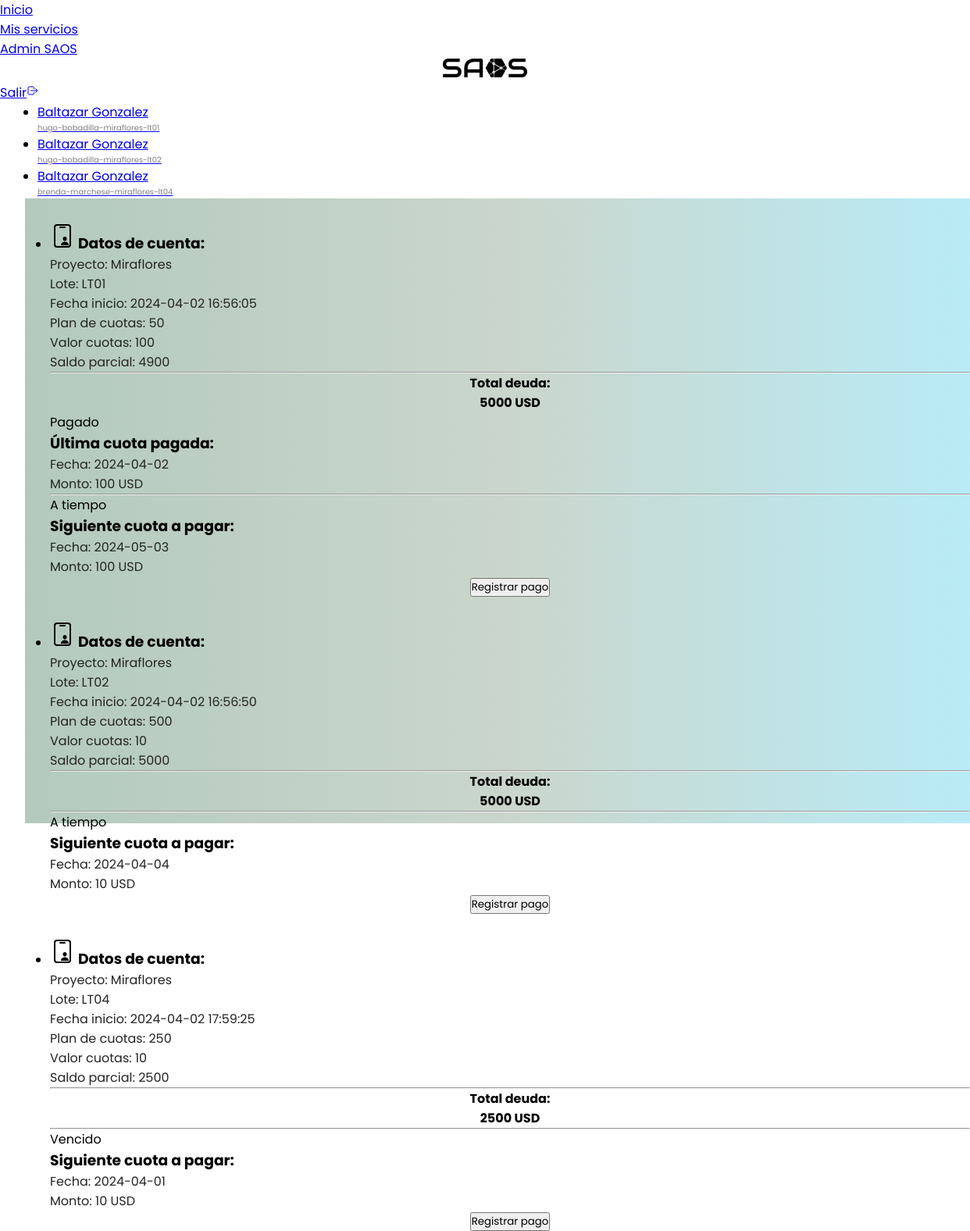
Screenshot of /admin_pagos (signed in) with the database file from the repository.
### website/models.py (models this page shows)
class User(db.Model, UserMixin):
    id = db.Column(db.Integer, primary_key=True)
    email = db.Column(db.String(250), unique=True)
    password = db.Column(db.String(250))
    nombre = db.Column(db.String(250))
    apellido = db.Column(db.String(250))
    tipo = db.Column(db.String(250))
    fecha = db.Column(db.DateTime(timezone=True), default=func.now())
    cuotas = db.relationship('Cuotas', back_populates='user', lazy=True, cascade="all, delete-orphan")
    permits = db.relationship('Permit', back_populates='user', lazy=True, cascade="all, delete-orphan")

class Cuotas(db.Model):
    id = db.Column(db.Integer, primary_key=True)
    fecha = db.Column(db.DateTime(timezone=True), default=func.now())
    cliente = db.Column(db.String(250))
    clienteid = db.Column(db.String(250))
    proyecto = db.Column(db.String(250))
    lote = db.Column(db.String(250))
    numcuotas = db.Column(db.Integer)
    estadocuota = db.Column(db.String(250))
    idcuota = db.Column(db.Integer)
    fechacuota = db.Column(Date)
    fechapago = db.Column(Date)
    cuotadolar = db.Column(db.Integer)
    cuotapagadadolar = db.Column(db.Integer)
    cuotapesos = db.Column(db.Integer)
    cuotapagadapesos = db.Column(db.Integer)
    user_id = db.Column(db.Integer, db.ForeignKey('user.id'), nullable=False)
    user = db.relationship('User', back_populates='cuotas')
    __table_args__ = (
        CheckConstraint(estadocuota.in_(['Pagado', 'Pendiente', 'Vencido']), name='estadocuota_valido'),
    )

### website/views.py (the view)
@views.route('/admin_pagos', methods=['GET'])
@login_required
@tipo_usuario_aceptado('admin')
def admin_pagos():
    cuotas = Cuotas.query.all()
    usuarios = User.query.filter_by(tipo='user')
    for user in usuarios:
        clientes = db.session.query(Cuotas.clienteid).filter_by(user_id=user.id).distinct().all()
        resultados = []
        for cliente in clientes:
            cliente = cliente[0]  # El resultado es una tupla, así que tomamos el primer elemento
            ultima_cuota_pagada = Cuotas.query.filter_by(clienteid=cliente, estadocuota='Pagado') \
                                            .order_by(Cuotas.fechacuota.desc()).first()
            siguiente_cuota_pagar = Cuotas.query.filter_by(clienteid=cliente, estadocuota='Pendiente') \
                                                .order_by(Cuotas.fechacuota).first()
            total_cuotas_cliente = Cuotas.query.filter_by(clienteid=cliente).count()
            saldo_pendiente_cliente = db.session.query(func.sum(Cuotas.cuotadolar)) \
                                        .filter_by(clienteid=cliente, estadocuota='Pendiente').scalar()
            totalDeuda = total_cuotas_cliente * siguiente_cuota_pagar.cuotadolar #type:ignore
            labelColor=""
            estado = ""
            if siguiente_cuota_pagar.fechacuota < datetime.now().date(): #type:ignore
                labelColor = 'danger'
                estado = 'Vencido'
            elif siguiente_cuota_pagar.fechacuota == datetime.now().date():  #type:ignore
                labelColor = 'warning'
                estado = 'Pronto'
            else:
                labelColor='success'
                estado = 'A tiempo'
            resultados.append({
                'user': user.nombre + ' ' + user.apellido,
                'cliente': cliente,
                'ultima_cuota_pagada': ultima_cuota_pagada,
                'siguiente_cuota_pagar': siguiente_cuota_pagar,
                'saldo_pendiente_cliente': saldo_pendiente_cliente,
                'labelColor' : labelColor,
                'estado':estado,
                'totalDeuda':totalDeuda,
            })
    print(resultados)
    return render_template('admin_pagos.html', user=current_user, cuotas=cuotas, usuarios=usuarios,
                           ultima=resultados)

### website/utils.py (called while the page is built)
def tipo_usuario_aceptado(tipo):
    def decorator(func):
        @wraps(func)
        def wrapper(*args, **kwargs):
            if not current_user.is_authenticated:
                abort(401)  # Usuario no autenticado
            if current_user.tipo not in tipo:
                abort(403)  # Usuario no tiene permiso
            return func(*args, **kwargs)
        return wrapper
    return decorator

### website/templates/admin_pagos.html
{% extends "base.html" %} {% block title %}Cuotas SAOS{% endblock %}
{% block main_content %}
<div style="width:100vw; padding-left:2rem; height:100vh;">
    <div uk-grid class="uk-child-width-expand">
        <div class="uk-width-1-6">
            <ul class="uk-tab-left" uk-tab="connect: #component-tab-left; animation: uk-animation-fade"
                style="padding-left: 1rem;" uk-tab>
                {%for us in usuarios %}
                {%for ult in ultima %}
                {%if ult.user == us.nombre + ' ' + us.apellido %}
                <li class="uk-active uk-width-auto">
                    <a href="#">
                        <div>
                            {{ us.nombre + ' ' + us.apellido }}
                            <p style="color:gray; font-size:10px;">
                                {{ ult.cliente }}</p>
                        </div>
                    </a>
                </li>
                {%endif%}
                {%endfor%}
                {%endfor%}
            </ul>
        </div>
        <div class="uk-width-5-6 admin__pagos" style="padding-left:2rem; padding-right:2rem; height:100vh;">
            <ul id="component-tab-left" class="uk-switcher">
                {%for us in usuarios %}
                {%for ult in ultima %}
                {%if ult.user == us.nombre + ' ' + us.apellido %}
                <li style="padding-top: 2rem;">
                    <div class="uk-child-width-1-2@m" uk-grid="masonry: pack">
                        <div>
                            <div class="uk-card uk-card-default uk-card-body">
                                <h3 class="uk-card-title"><b><ion-icon name="id-card-outline" size="large"></ion-icon>
                                        Datos
                                        de cuenta:</b></h3>
                                <div uk-grid class="uk-child-width-1-3">
                                    <div>
                                        <p>Proyecto: {{ ult.siguiente_cuota_pagar.proyecto }}</p>
                                        <p>Lote: {{ ult.siguiente_cuota_pagar.lote }}</p>
                                    </div>
                                    <div>
                                        <p>Fecha inicio: {{ ult.siguiente_cuota_pagar.fecha }}</p>
                                        <p>Plan de cuotas: {{ ult.siguiente_cuota_pagar.numcuotas }}</p>
                                    </div>
                                    <div>
                                        <p>Valor cuotas: {{ ult.siguiente_cuota_pagar.cuotadolar }}</p>
                                        <p>Saldo parcial: {{ ult.saldo_pendiente_cliente }}</p>
                                    </div>
                                </div>
                                <hr>
                                <div
                                    style="display: flex; justify-content: center; text-align:center; align-items: center; padding-bottom: 0rem;">
                                    <h4><b>Total deuda:</b><br> {{ ult.totalDeuda }} USD</h4>
                                </div>
                            </div>
                        </div>
                        <div>
                            {% if ult.ultima_cuota_pagada %}
                            <div>
                                <div class="uk-card uk-card-default uk-card-body">
                                    <div class="uk-card-badge uk-label-sucess">{{ ult.ultima_cuota_pagada.estadocuota }}
                                    </div>
                                    <h3 class="uk-card-title"><b>Última cuota pagada:</b></h3>
                                    <p>Fecha: {{ ult.ultima_cuota_pagada.fechacuota }}</p>
                                    <p>Monto: {{ ult.ultima_cuota_pagada.cuotadolar }} USD</p>
                                </div>
                            </div>
                            {% endif %}
                            <hr>
                            {% if ult.siguiente_cuota_pagar %}
                            <div>
                                <div class="uk-card uk-card-default uk-card-body">
                                    <div class="uk-card-badge uk-label-{{ult.labelColor}}">{{ult.estado}}
                                    </div>
                                    <h3 class="uk-card-title"><b>Siguiente cuota a pagar:</b></h3>
                                    <p>Fecha: {{ ult.siguiente_cuota_pagar.fechacuota }}</p>
                                    <p>Monto: {{ ult.siguiente_cuota_pagar.cuotadolar }} USD</p>
                                    <div style="display: flex; justify-content:center;">
                                        <form
                                            action="/registrar_pago/{{ult.siguiente_cuota_pagar.clienteid}}/{{ult.siguiente_cuota_pagar.idcuota}}"
                                            method="POST">
                                            <button class="uk-button uk-button-primary uk-button-large" type="submit">
                                                Registrar pago
                                            </button>
                                        </form>
                                    </div>
                                </div>
                            </div>
                            {% endif %}
                        </div>
                    </div>
                </li>
                {%endif%}
                {%endfor%}
                {%endfor%}
            </ul>
        </div>
    </div>
</div>
{%endblock%}

### website/templates/base.html (shortened to what this page needs)
<!DOCTYPE html>
<html>
<head>
    <link rel="stylesheet" href="https://cdn.jsdelivr.net/npm/uikit@3.19.2/dist/css/uikit.min.css" />
    <link rel="stylesheet" href="https://unpkg.com/leaflet@1.9.4/dist/leaflet.css"
 />
    <link rel="stylesheet" type="text/css" href="https://cdn.datatables.net/1.11.5/css/jquery.dataTables.min.css">
    <link rel="stylesheet" href="{{ url_for('static', filename='css/index.css')}}">
</head>
<body>
    <nav class="uk-navbar-container">
        <div class="uk-container">
            <div uk-navbar>
                <div class="uk-navbar-left">
                    <ul class="uk-navbar-nav">
                        <li><a href="/">Inicio</a></li>
                        {% if user.is_authenticated %}
                        <li> <a href="/dashboard">Mis servicios</a> </li>
                        {%endif%}
                        {% if user.tipo == 'admin' %}
                        <li> <a href="/admindashboard">Admin SAOS</a> </li>
                        {%endif%}
                    </ul>
                </div>
                <div style="display:flex; align-items:center; justify-content:center; width:100%;">
                    <a class="uk-navbar-item uk-logo" href="https://saos.app/">
                        <img src="{{ url_for('static', filename='/media/saos-nuevo-negro.svg') }}"
                            style="height: 1.5rem; width:auto; display: inline-block;" alt="saos-logo">
                    </a>
                </div>
                <div class="uk-navbar-right">
                    <ul class="uk-navbar-nav">
                        {% if not user.is_authenticated %}
                        <li><a href="/login">Acceder</a></li>
                        {% else %}
                        <li><a href="/logout">Salir<ion-icon name="log-out-outline"></ion-icon></a></li>
                        {% endif %}
                    </ul>
                </div>
            </div>
        </div>
    </nav>
    <div class="container-all">
        {% block main_content %}{% endblock %}
    </div>
</body>
</html>

### website/static/css/index.css (style rules this page uses)
* { margin: 0; padding: 0; font-family: "poppins", sans-serif; }
.container-all { display: block; }
.dash__div, h1, p { color: #242424; }
.admin__pagos { background: linear-gradient( to right, rgba(4, 79, 37, 0.3), rgba(80, 119, 86, 0.3), rgba(18, 194, 233, 0.3) ); }

### rows the page displays
User: nombre+apellido "Baltazar Gonzalez" "Baltazar Gonzalez" "Baltazar Gonzalez", cliente "hugo-bobadilla-miraflores-lt01" "hugo-bobadilla-miraflores-lt02" "brenda-marchese-miraflores-lt04", saldo_pendiente_cliente "4900" "5000" "2500", totalDeuda "5000" "5000" "2500", estado "A tiempo" "A tiempo" "Vencido"
Cuotas: siguiente_cuota_pagar.proyecto "Miraflores", siguiente_cuota_pagar.lote "LT01", siguiente_cuota_pagar.fecha "2024-04-02 16:56:05", siguiente_cuota_pagar.numcuotas "50", siguiente_cuota_pagar.cuotadolar "100", siguiente_cuota_pagar.fechacuota "2024-05-03", siguiente_cuota_pagar.cuotadolar "100"
Cuotas: ultima_cuota_pagada.estadocuota "Pagado", ultima_cuota_pagada.fechacuota "2024-04-02", ultima_cuota_pagada.cuotadolar "100"
Cuotas: siguiente_cuota_pagar.proyecto "Miraflores", siguiente_cuota_pagar.lote "LT02", siguiente_cuota_pagar.fecha "2024-04-02 16:56:50", siguiente_cuota_pagar.numcuotas "500", siguiente_cuota_pagar.cuotadolar "10", siguiente_cuota_pagar.fechacuota "2024-04-04", siguiente_cuota_pagar.cuotadolar "10"
Cuotas: siguiente_cuota_pagar.proyecto "Miraflores", siguiente_cuota_pagar.lote "LT04", siguiente_cuota_pagar.fecha "2024-04-02 17:59:25", siguiente_cuota_pagar.numcuotas "250", siguiente_cuota_pagar.cuotadolar "10", siguiente_cuota_pagar.fechacuota "2024-04-01", siguiente_cuota_pagar.cuotadolar "10"
